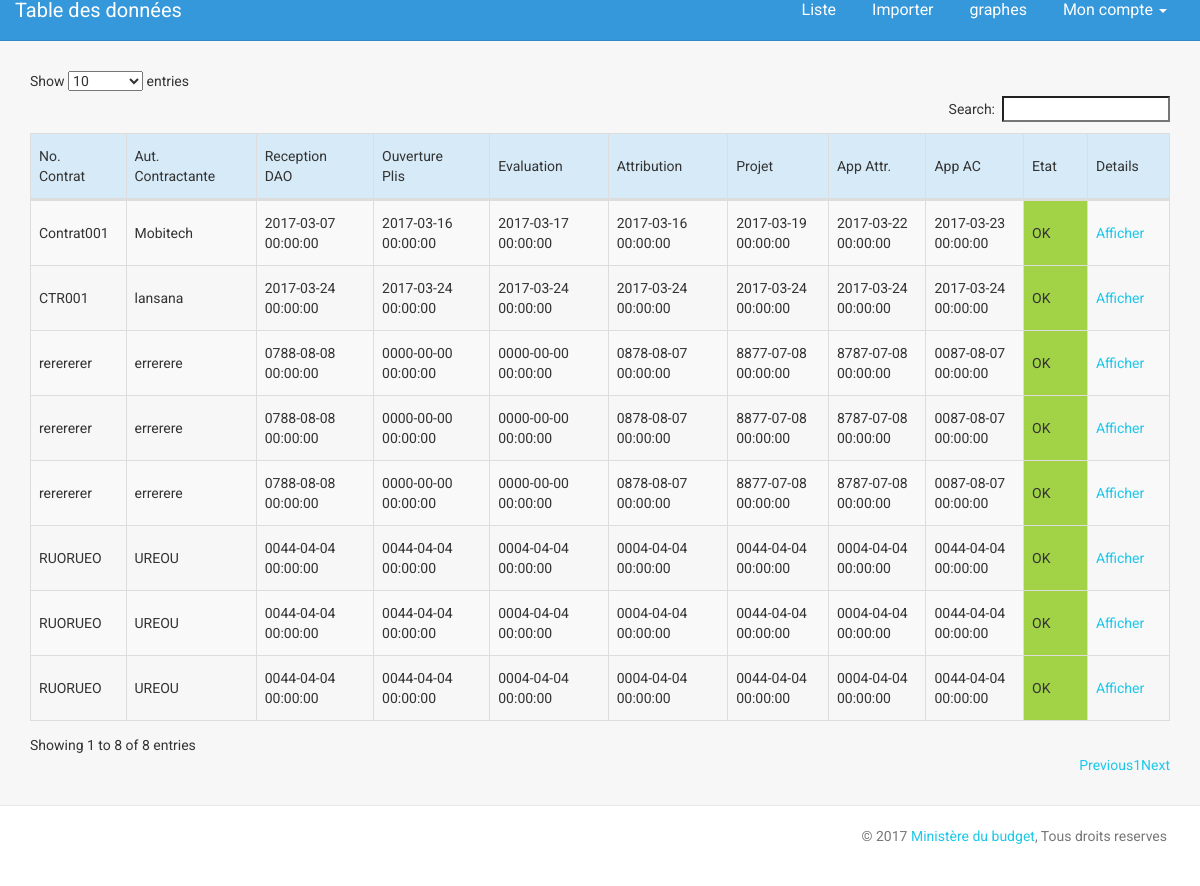
The page /data.php on the database as committed earlier.
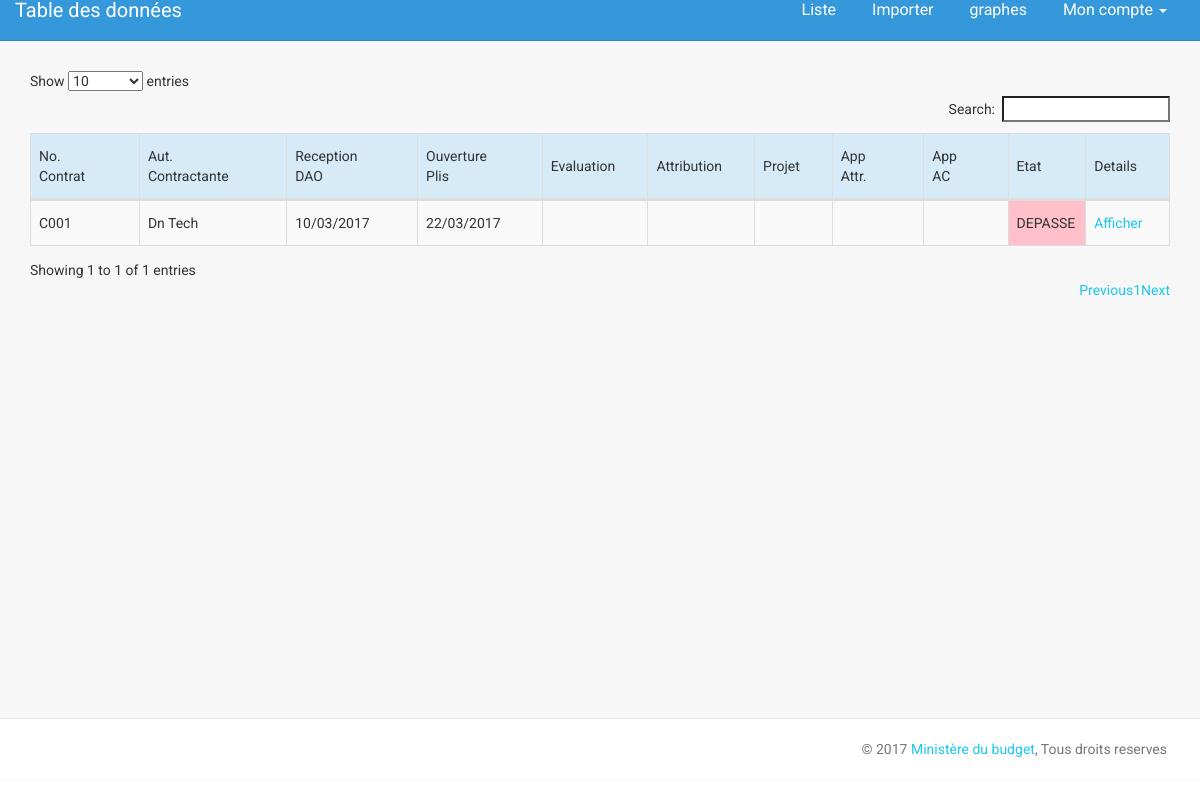
The same page on the database as committed later.
### tables this page shows
CREATE TABLE IF NOT EXISTS `projet` (
  `idProjet` int(11) NOT NULL AUTO_INCREMENT,
  `numContrat` varchar(20) NOT NULL,
  `autoriteContractante` varchar(20) NOT NULL,
  `description` tinytext NOT NULL,
  `beneficiaire` varchar(20) NOT NULL,
  `phase` varchar(20) NOT NULL,
  `montant` varchar(25) NOT NULL,
  `dateReceptionDAO` varchar(20) NOT NULL,
  `dateOuverturePlis` varchar(20) NOT NULL,
  `dateRapportEvaluation` varchar(20) NOT NULL,
  `datePublicationAttribution` varchar(20) NOT NULL,
  `projetCeContrat` varchar(20) NOT NULL,
  `approbationAttribuaire` varchar(20) NOT NULL,
  `approbationAC` varchar(20) NOT NULL,
  `approbationACGPMP` varchar(20) NOT NULL,
  `approbationMEF` varchar(20) NOT NULL,
  `totalJour` varchar(10) DEFAULT NULL,
  `inferieur60` varchar(10) NOT NULL,
  `inferieur90` varchar(10) NOT NULL,
  `inferieur120` varchar(10) NOT NULL,
  `superieur120` varchar(10) NOT NULL,
  `commentaire` tinytext NOT NULL,
  `dateInsertion` datetime NOT NULL,
  PRIMARY KEY (`idProjet`)
);

### bd/CRUD.php (called while the page is built, shortened)
<?php
class CRUD{
	private $bdd ;
	public function setDb($p) {
			$this -> bdd = $p ;
		}
	public function selectProjetAll() {
			$requete = $this -> bdd ->query('SELECT * FROM projet
											ORDER BY dateInsertion DESC
										');
			$results = array();
			if($requete ->rowCount()>0){
					while($tmp = $requete -> fetch()){
						$results[] = new Projet($tmp);
				}
				return $results;
			}else return null;
		}
	public function selectProjetById($id) {
			$id = (int) $id;
			$requete = $this -> bdd ->prepare('SELECT * FROM projet
												WHERE idProjet = :id
												ORDER BY dateInsertion DESC
												LIMIT 1
												');
			$requete->bindValue(':id', $id, PDO::PARAM_INT);
			$requete->execute();
			if($requete ->rowCount()>0){
				$tmp = $requete -> fetch();
				$result = new Projet($tmp);
				return $result;
			}else return null;
		}
}
?>

### bd/Projet.php (called while the page is built, shortened)
<?php
class Projet {
	private $idProjet ;
	private $numContrat ;
	private $autoriteContractante ;
	private $dateReceptionDAO;
	private $dateOuverturePlis ;
	private $dateRapportEvaluation ;
	private $datePublicationAttribution ;
	private $projetCeContrat ;
	private $approbationAttribuaire ;
	private $approbationAC ;
	private $approbationACGPMP ;
	private $approbationMEF ;
	public function  getIdProjet  () { return $this ->  idProjet; }
	public function  getNumContrat  () { return $this ->  numContrat; }
	public function  getAutoriteContractante  () { return $this ->  autoriteContractante; }
	public function  getDateReceptionDAO  () { return $this ->  dateReceptionDAO; }
	public function  getDateOuverturePlis  () { return $this ->  dateOuverturePlis; }
	public function  getDateRapportEvaluation  () { return $this ->  dateRapportEvaluation; }
	public function  getDatePublicationAttribution  () { return $this ->  datePublicationAttribution; }
	public function getProjetCeContrat() { return $this ->  projetCeContrat ; }
	public function getApprobationAttribuaire() { return $this -> approbationAttribuaire ; }
	public function getApprobationAC() { return $this -> approbationAC ; }
	public function getApprobationACGPMP() { return $this -> approbationACGPMP ; }
	public function getApprobationMEF() { return $this -> approbationMEF ; }
	public function setIdProjet($p) { $this -> idProjet = $p ; }
	public function setNumContrat($p) { $this -> numContrat = $p ; }
	public function setAutoriteContractante($p) { $this -> autoriteContractante = $p ; }
	public function setDateReceptionDAO($p) { $this -> dateReceptionDAO = $p ; }
	public function setDateOuverturePlis($p) { $this -> dateOuverturePlis = $p ; }
	public function setDateRapportEvaluation($p) { $this -> dateRapportEvaluation = $p ; }
	public function setDatePublicationAttribution($p) { $this -> datePublicationAttribution = $p ; }
	public function setProjetCeContrat($p) { $this -> projetCeContrat = $p ; }
	public function setApprobationAttribuaire($p)  { $this -> approbationAttribuaire  = $p ; }
	public function setApprobationAC($p) {  $this -> approbationAC = $p ; }
	public function setapprobationACGPMP($p) {  $this -> approbationACGPMP  = $p ; }
	public function setApprobationMEF($p) { $this -> approbationMEF  = $p ; }
	public function hydrate(array $tab) {
		foreach ($tab as $cle => $valeur){
				$methode = 'set'.ucfirst($cle);
			}
	}
}
?>

### bd/fonctions.inc.php (called while the page is built, shortened)
<?php
function etatProjet($id_projet,$obj_bdd) {
    $projet = $obj_bdd -> selectProjetById($id_projet) ;
    $format = 'd/m/Y';
    $totalJour = 0 ;
    $today = DateTime::createFromFormat($format, date ('d/m/Y')) ;
    $etat = array (
        'OK' => true,
        'ALERT' => false,
        'DEPASSE' => false,
        'MESSAGE' => ''
        ) ;
    $dateReceptionDAO = DateTime::createFromFormat($format, $projet -> getDateReceptionDAO());
    $dateOuverturePlis = DateTime::createFromFormat($format, $projet -> getDateOuverturePlis());
    $dateRapportEvaluation = DateTime::createFromFormat($format, $projet -> getDateRapportEvaluation());
    $reception_ouverture = array(
    'autorise' => 10,
    'alerte' => 5
    ) ;
     $ouverture_evaluation = array(
        'autorise' => 5,
        'alerte' => 3
        ) ;
    if ($dateReceptionDAO != false ) {
        if($dateOuverturePlis == false ) {
             $interval_reception_today = date_diff($dateReceptionDAO, $today) -> days ;
             if($interval_reception_today < $reception_ouverture['autorise']) {
                 if($interval_reception_today < $reception_ouverture['alerte']) {
                     $etat['OK'] = true;
                 } else {
                     $etat['OK'] = false;
                     $etat['ALERT'] = true ;
                     $etat['DEPASSE'] = false ;
                     $etat['MESSAGE'] = "la date d'ouverture de ce projet n'a pas encore été fournie alors que le delai approche " ;
                 }
             } else {
                $etat['OK'] = false;
                $etat['ALERT'] = true ;
                $etat['DEPASSE'] = true ;
                $etat['MESSAGE'] = "le delai permis pour la date d'ouverture est depassé" ;
              }
         $totalJour += $interval_reception_today ;
        } else {
            $totalJour += date_diff($dateReceptionDAO, $dateOuverturePlis) -> days ;
           if($dateRapportEvaluation == false) {
                $interval_ouverture_today = date_diff($dateOuverturePlis, $today) -> days ;
                if($interval_ouverture_today < $ouverture_evaluation['autorise']) {
                 if($interval_ouverture_today < $ouverture_evaluation['alerte']) {
                     $etat['OK'] = true;
                 } else {
                     $etat['OK'] = false;
                     $etat['ALERT'] = true ;
                     $etat['DEPASSE'] = false ;
                     $etat['MESSAGE'] = "la date d'evaluation de ce projet n'a pas encore été fournie alors que le delai approche " ;
                 }
             } else {
                $etat['OK'] = false;
                $etat['ALERT'] = true ;
                $etat['DEPASSE'] = true ;
                $etat['MESSAGE'] = "le delai permis pour la date d'evaluation est depassé" ;
              }
            $totalJour += $interval_ouverture_today ;
           }
        }
    }
 $etat['TOTALJOUR'] = $totalJour ;
 return $etat;
}
?>

### data.php (the view, shortened to what the changed rows need)
<!doctype html>
<html lang="en">
<head>
    <link href="assets/css/bootstrap.min.css" rel="stylesheet" />
    <link href="assets/css/animate.min.css" rel="stylesheet"/>
    <link href="assets/css/light-bootstrap-dashboard.css" rel="stylesheet"/>
    <link href="http://maxcdn.bootstrapcdn.com/font-awesome/4.2.0/css/font-awesome.min.css" rel="stylesheet">
    <link href="assets/css/pe-icon-7-stroke.css" rel="stylesheet" />
    <link href="assets/css/dataTables.bootstrap.min.css" rel="stylesheet" />
</head>
<body>
<div class="wrapper">
    <div class="main-panel">
     <div class="content">
		  <div class="container-fluid">
			<table id="table" class="table table-striped table-bordered" cellspacing="0" width="100%">
			<thead style='background-color:#D6EAF8;'>
				<tr>
					<td>No. Contrat</td>
					<td>Aut. Contractante</td>
					<td>Reception DAO</td>
					<td>Ouverture Plis</td>
					<td>Evaluation</td>
					<td>Attribution</td>
					<td>Projet</td>
					<td>App Attr.</td>
					<td>App AC</td>
					<td>Etat</td>
					<td>Details</td>
				</tr>
			</thead>
			<tbody>
			<?php
				require_once('bd/Projet.php');
				require_once('bd/connection_bd.php');
				require_once('bd/CRUD.php');
				require_once('bd/fonctions.inc.php');
				$obj_bdd = new CRUD ($bdd);
				$results = $obj_bdd -> selectProjetAll();
				if($results != null){
					foreach ($results AS $projet){
						$id = $projet -> getIdProjet();
						$res = etatProjet($id, $obj_bdd);
						 $bgColor = '#a2d246';
						 $msg = 'OK' ;
						 $title = "Ce projet est dans les normes" ;
						if ($res['DEPASSE'] == true) {
							$bgColor = 'pink';
							$msg = 'DEPASSE' ;
							$title = $res['MESSAGE'] ;
						} elseif ($res['ALERT'] == true) {
							$bgColor = '#f19300';
							$msg = 'A RISQUE' ;
							$title = $res['MESSAGE'] ;
						}
						echo "
							<tr>
								<td>".$projet -> getNumContrat()."</td>
								<td>".$projet -> getAutoriteContractante()."</td>
								<td>".$projet -> getDateReceptionDAO()."</td>
								<td>".$projet -> getDateOuverturePlis()."</td>
								<td>".$projet -> getDateRapportEvaluation()."</td>
								<td>".$projet -> getDatePublicationAttribution()."</td>
								<td>".$projet -> getProjetCeContrat()."</td>
								<td>".$projet -> getApprobationAttribuaire()."</td>
								<td>".$projet -> getApprobationAC()."</td>
								<td style ='background-color: $bgColor;' title ='$title'>".$msg."</td>
								<td><a href='projet.php?id=$id'> Afficher </a></td>
							</tr>
						";
					}
				}
			?>
			  </tbody>
			</table>
		 </div>
        </div>
    </div>
</div>
</body>
</html>

Rows that differ between the two databases and show on the page:
removed projet: numContrat "rerererer", autoriteContractante "errerere", dateReceptionDAO "0788-08-08 00:00:00", dateOuverturePlis "0000-00-00 00:00:00", dateRapportEvaluation "0000-00-00 00:00:00", datePublicationAttribution "0878-08-07 00:00:00", projetCeContrat "8877-07-08 00:00:00", approbationAttribuaire "8787-07-08 00:00:00", approbationAC "0087-08-07 00:00:00", msg "OK"
removed projet: numContrat "rerererer", autoriteContractante "errerere", dateReceptionDAO "0788-08-08 00:00:00", dateOuverturePlis "0000-00-00 00:00:00", dateRapportEvaluation "0000-00-00 00:00:00", datePublicationAttribution "0878-08-07 00:00:00", projetCeContrat "8877-07-08 00:00:00", approbationAttribuaire "8787-07-08 00:00:00", approbationAC "0087-08-07 00:00:00", msg "OK"
removed projet: numContrat "CTR001", autoriteContractante "lansana", dateReceptionDAO "2017-03-24 00:00:00", dateOuverturePlis "2017-03-24 00:00:00", dateRapportEvaluation "2017-03-24 00:00:00", datePublicationAttribution "2017-03-24 00:00:00", projetCeContrat "2017-03-24 00:00:00", approbationAttribuaire "2017-03-24 00:00:00", approbationAC "2017-03-24 00:00:00", msg "OK"
removed projet: numContrat "RUORUEO", autoriteContractante "UREOU", dateReceptionDAO "0044-04-04 00:00:00", dateOuverturePlis "0044-04-04 00:00:00", dateRapportEvaluation "0004-04-04 00:00:00", datePublicationAttribution "0004-04-04 00:00:00", projetCeContrat "0044-04-04 00:00:00", approbationAttribuaire "0004-04-04 00:00:00", approbationAC "0044-04-04 00:00:00", msg "OK"
removed projet: numContrat "rerererer", autoriteContractante "errerere", dateReceptionDAO "0788-08-08 00:00:00", dateOuverturePlis "0000-00-00 00:00:00", dateRapportEvaluation "0000-00-00 00:00:00", datePublicationAttribution "0878-08-07 00:00:00", projetCeContrat "8877-07-08 00:00:00", approbationAttribuaire "8787-07-08 00:00:00", approbationAC "0087-08-07 00:00:00", msg "OK"
removed projet: numContrat "RUORUEO", autoriteContractante "UREOU", dateReceptionDAO "0044-04-04 00:00:00", dateOuverturePlis "0044-04-04 00:00:00", dateRapportEvaluation "0004-04-04 00:00:00", datePublicationAttribution "0004-04-04 00:00:00", projetCeContrat "0044-04-04 00:00:00", approbationAttribuaire "0004-04-04 00:00:00", approbationAC "0044-04-04 00:00:00", msg "OK"
removed projet: numContrat "RUORUEO", autoriteContractante "UREOU", dateReceptionDAO "0044-04-04 00:00:00", dateOuverturePlis "0044-04-04 00:00:00", dateRapportEvaluation "0004-04-04 00:00:00", datePublicationAttribution "0004-04-04 00:00:00", projetCeContrat "0044-04-04 00:00:00", approbationAttribuaire "0004-04-04 00:00:00", approbationAC "0044-04-04 00:00:00", msg "OK"
changed projet: numContrat "Contrat001" → "C001"; autoriteContractante "Mobitech" → "Dn Tech"; dateReceptionDAO "2017-03-07 00:00:00" → "10/03/2017"; dateOuverturePlis "2017-03-16 00:00:00" → "22/03/2017"; msg "OK" → "DEPASSE"; dateRapportEvaluation "2017-03-17 00:00:00" → (not shown); datePublicationAttribution "2017-03-16 00:00:00" → (not shown); projetCeContrat "2017-03-19 00:00:00" → (not shown); approbationAttribuaire "2017-03-22 00:00:00" → (not shown); approbationAC "2017-03-23 00:00:00" → (not shown)
Other text that changed with them:
text written by a page script: "Show entries Search: Showing 1 to 8 of 8 entries Previous 1 Next" → "Show entries Search: Showing 1 to 1 of 1 entries Previous 1 Next"
